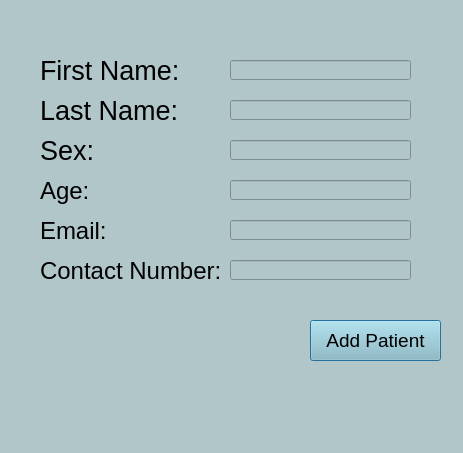
<?xml version="1.0" encoding="UTF-8"?>
<ui version="4.0">
 <class>Dialog</class>
 <widget class="QDialog" name="Dialog">
  <property name="geometry">
   <rect>
    <x>0</x>
    <y>0</y>
    <width>463</width>
    <height>453</height>
   </rect>
  </property>
  <property name="windowTitle">
   <string>Dialog</string>
  </property>
  <property name="styleSheet">
   <string notr="true">background-color:rgb(177, 198, 200);
</string>
  </property>
  <widget class="QLabel" name="label_5">
   <property name="geometry">
    <rect>
     <x>40</x>
     <y>50</y>
     <width>141</width>
     <height>41</height>
    </rect>
   </property>
   <property name="styleSheet">
    <string notr="true">color:rgb(0, 0, 0); font-size:20pt; 
font: 25 15pt &quot;Microsoft JhengHei Light&quot;;

</string>
   </property>
   <property name="text">
    <string>First Name: </string>
   </property>
  </widget>
  <widget class="QLabel" name="label_6">
   <property name="geometry">
    <rect>
     <x>40</x>
     <y>130</y>
     <width>71</width>
     <height>41</height>
    </rect>
   </property>
   <property name="styleSheet">
    <string notr="true">color:rgb(0,0,0); font-size:20pt;
font: 25 15pt &quot;Microsoft JhengHei Light&quot;;
</string>
   </property>
   <property name="text">
    <string>Sex:</string>
   </property>
  </widget>
  <widget class="QLabel" name="label_7">
   <property name="geometry">
    <rect>
     <x>40</x>
     <y>170</y>
     <width>71</width>
     <height>41</height>
    </rect>
   </property>
   <property name="styleSheet">
    <string notr="true">color:rgb(0,0,0); font-size:18pt;
font: 25 15pt &quot;Microsoft JhengHei Light&quot;;
</string>
   </property>
   <property name="text">
    <string>Age:</string>
   </property>
  </widget>
  <widget class="QLabel" name="label_8">
   <property name="geometry">
    <rect>
     <x>40</x>
     <y>210</y>
     <width>81</width>
     <height>41</height>
    </rect>
   </property>
   <property name="styleSheet">
    <string notr="true">color:rgb(0, 0, 0); font-size:18pt;
font: 25 15pt &quot;Microsoft JhengHei Light&quot;;
</string>
   </property>
   <property name="text">
    <string>Email:</string>
   </property>
  </widget>
  <widget class="QLabel" name="label_9">
   <property name="geometry">
    <rect>
     <x>40</x>
     <y>250</y>
     <width>191</width>
     <height>41</height>
    </rect>
   </property>
   <property name="styleSheet">
    <string notr="true">color:rgb(0,0,0); font-size:18pt;
font: 25 15pt &quot;Microsoft JhengHei Light&quot;;
</string>
   </property>
   <property name="text">
    <string>Contact Number:</string>
   </property>
  </widget>
  <widget class="QPushButton" name="addPatientButton">
   <property name="geometry">
    <rect>
     <x>310</x>
     <y>320</y>
     <width>131</width>
     <height>41</height>
    </rect>
   </property>
   <property name="styleSheet">
    <string notr="true">background-color:rgb(144, 191, 200); font-size:14pt;</string>
   </property>
   <property name="text">
    <string>Add Patient</string>
   </property>
  </widget>
  <widget class="QLabel" name="label_10">
   <property name="geometry">
    <rect>
     <x>40</x>
     <y>90</y>
     <width>141</width>
     <height>41</height>
    </rect>
   </property>
   <property name="styleSheet">
    <string notr="true">color:rgb(0,0,0); font-size:20pt;
font: 25 15pt &quot;Microsoft JhengHei Light&quot;;</string>
   </property>
   <property name="text">
    <string>Last Name:</string>
   </property>
  </widget>
  <widget class="QLineEdit" name="first_name">
   <property name="geometry">
    <rect>
     <x>230</x>
     <y>60</y>
     <width>181</width>
     <height>20</height>
    </rect>
   </property>
  </widget>
  <widget class="QLineEdit" name="last_name">
   <property name="geometry">
    <rect>
     <x>230</x>
     <y>100</y>
     <width>181</width>
     <height>20</height>
    </rect>
   </property>
  </widget>
  <widget class="QLineEdit" name="sex">
   <property name="geometry">
    <rect>
     <x>230</x>
     <y>140</y>
     <width>181</width>
     <height>20</height>
    </rect>
   </property>
  </widget>
  <widget class="QLineEdit" name="age">
   <property name="geometry">
    <rect>
     <x>230</x>
     <y>180</y>
     <width>181</width>
     <height>20</height>
    </rect>
   </property>
  </widget>
  <widget class="QLineEdit" name="email">
   <property name="geometry">
    <rect>
     <x>230</x>
     <y>220</y>
     <width>181</width>
     <height>20</height>
    </rect>
   </property>
  </widget>
  <widget class="QLineEdit" name="contactNumber">
   <property name="geometry">
    <rect>
     <x>230</x>
     <y>260</y>
     <width>181</width>
     <height>20</height>
    </rect>
   </property>
  </widget>
  <zorder>label_7</zorder>
  <zorder>label_5</zorder>
  <zorder>label_6</zorder>
  <zorder>label_8</zorder>
  <zorder>label_9</zorder>
  <zorder>addPatientButton</zorder>
  <zorder>label_10</zorder>
  <zorder>first_name</zorder>
  <zorder>last_name</zorder>
  <zorder>sex</zorder>
  <zorder>age</zorder>
  <zorder>email</zorder>
  <zorder>contactNumber</zorder>
 </widget>
 <resources/>
 <connections/>
</ui>
